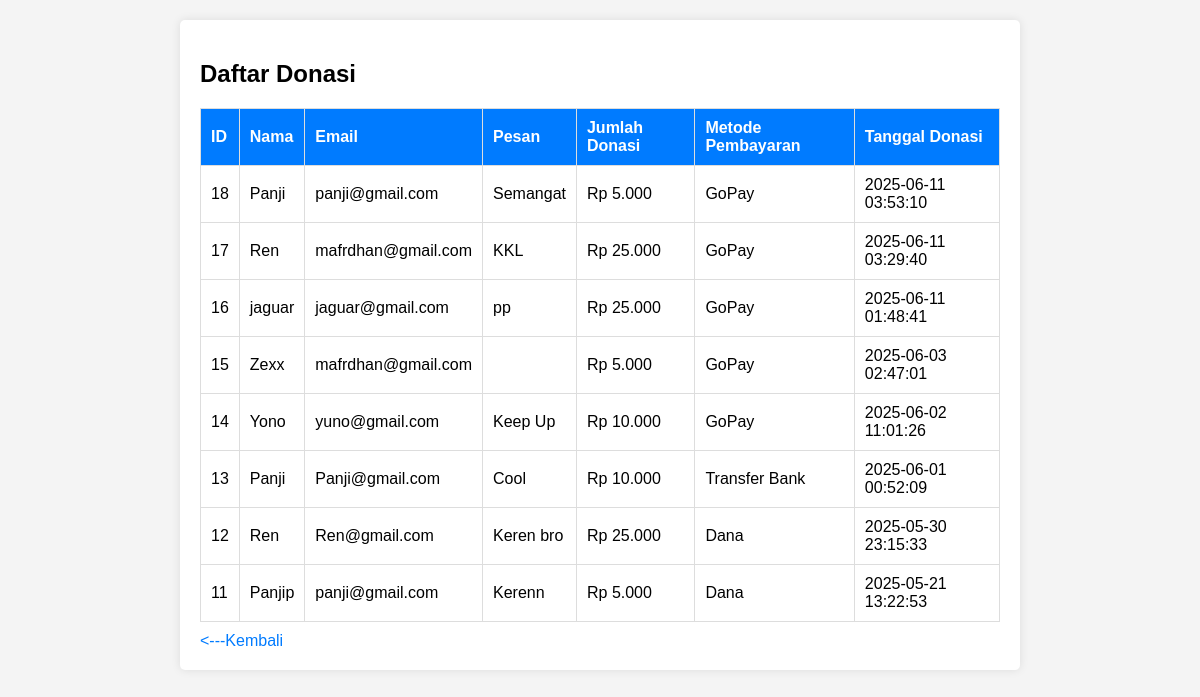
The app's page /donation/tampilan_donasi.php with its own data.
### tables this page shows
CREATE TABLE `donations` (
  `id` int(11) NOT NULL,
  `name` varchar(100) DEFAULT NULL,
  `email` varchar(100) DEFAULT NULL,
  `message` text DEFAULT NULL,
  `amount` decimal(10,2) NOT NULL,
  `payment_method` varchar(50) NOT NULL,
  `created_at` timestamp NOT NULL DEFAULT current_timestamp(),
  `user_id` int(11) NOT NULL
);

### donation/tampilan_donasi.php (the view, shortened to what this page needs)
<?php
$koneksi = mysqli_connect("localhost", "root", "", "project_ukl_ku");
$query = "SELECT * FROM donations ORDER BY created_at DESC";
$result = mysqli_query($koneksi, $query);
?>
<!DOCTYPE html>
<html>
<head>
    <link rel="stylesheet" href="../crud/crud.css">
</head>
<body>
<div class="container">
    <h2>Daftar Donasi</h2>
    <table>
        <thead>
            <tr>
                <th>ID</th>
                <th>Nama</th>
                <th>Email</th>
                <th>Pesan</th>
                <th>Jumlah Donasi</th>
                <th>Metode Pembayaran</th>
                <th>Tanggal Donasi</th>
            </tr>
        </thead>
        <tbody>
            <?php while ($row = mysqli_fetch_assoc($result)) : ?>
            <tr>
                <td><?= $row['id']; ?></td>
                <td><?= htmlspecialchars($row['name']); ?></td>
                <td><?= htmlspecialchars($row['email']); ?></td>
                <td><?= htmlspecialchars($row['message']); ?></td>
                <td>Rp <?= number_format($row['amount'], 0, ',', '.'); ?></td>
                <td><?= htmlspecialchars($row['payment_method']); ?></td>
                <td><?= $row['created_at']; ?></td>
            </tr>
            <?php endwhile; ?>
        </tbody>
    </table>
      <a href="../dashboard_admin/dashboard.php"><---Kembali</a>
</div>
</body>
</html>

### crud/crud.css (style rules this page uses)
body { margin: 20px; padding: 0; background-color: #f4f4f4; font-family: 'Poppins', sans-serif; }
.container { max-width: 800px; margin: auto; background: white; padding: 20px; border-radius: 5px; box-shadow: 0px 0px 10px rgba(0, 0, 0, 0.1); }
table { width: 100%; border-collapse: collapse; margin-top: 20px; }
th, td { border: 1px solid #ddd; padding: 10px; text-align: left; }
th { background-color: #007bff; color: white; }
a { display: inline-block; margin-top: 10px; text-decoration: none; color: #007bff; }

### records on screen
donations: id "18", name "Panji", email "panji@gmail.com", message "Semangat", amount "5.000", payment_method "GoPay", created_at "2025-06-11 03:53:10"
donations: id "17", name "Ren", email "mafrdhan@gmail.com", message "KKL", amount "25.000", payment_method "GoPay", created_at "2025-06-11 03:29:40"
donations: id "16", name "jaguar", email "jaguar@gmail.com", message "pp", amount "25.000", payment_method "GoPay", created_at "2025-06-11 01:48:41"
donations: id "15", name "Zexx", email "mafrdhan@gmail.com", amount "5.000", payment_method "GoPay", created_at "2025-06-03 02:47:01"
donations: id "14", name "Yono", email "yuno@gmail.com", message "Keep Up", amount "10.000", payment_method "GoPay", created_at "2025-06-02 11:01:26"
donations: id "13", name "Panji", email "Panji@gmail.com", message "Cool", amount "10.000", payment_method "Transfer Bank", created_at "2025-06-01 00:52:09"
donations: id "12", name "Ren", email "Ren@gmail.com", message "Keren bro", amount "25.000", payment_method "Dana", created_at "2025-05-30 23:15:33"
donations: id "11", name "Panjip", email "panji@gmail.com", message "Kerenn", amount "5.000", payment_method "Dana", created_at "2025-05-21 13:22:53"
